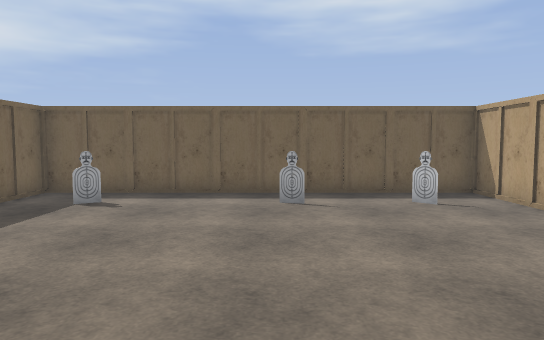
[1] (above)

16 first-person views from a walk through a level from a Godot 3-D game. The camera is 1.5 m above the floor, tilts 4° down and sees 70° across. Doors that lead somewhere are drawn open, without their leaves. The floor is counted in squares, 1 m on a side. Each view is taken from the middle of a square. On the plan, view 1 faces up. The plan holds only what a view shows up to about 17 squares ahead; the rest is blank. The place goes on beyond the plan. Some surface patterns are stand-ins.

[2]
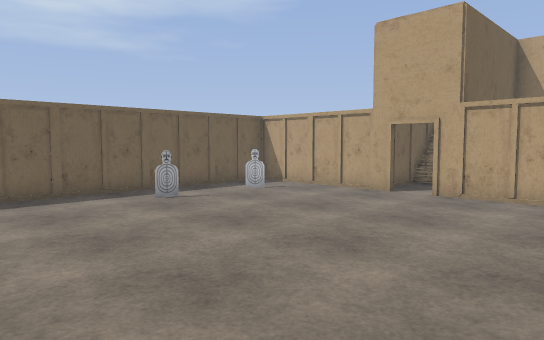

[3]
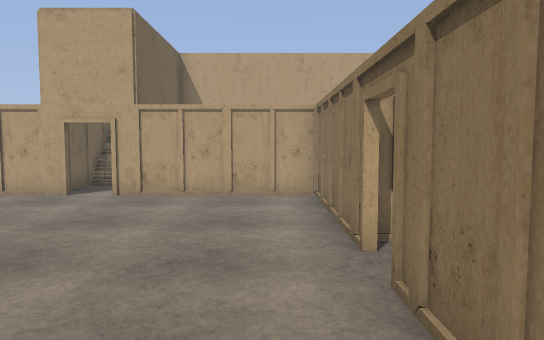

[4]
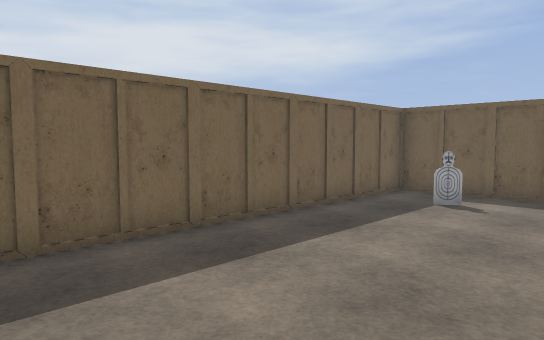

[5]
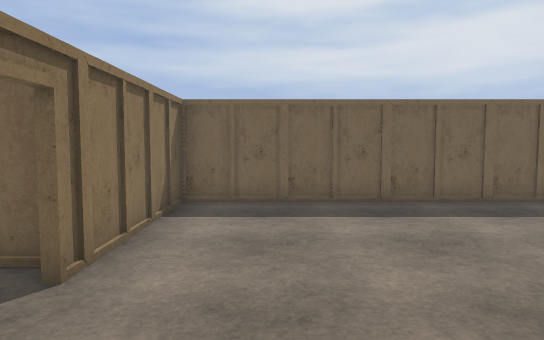

[6]
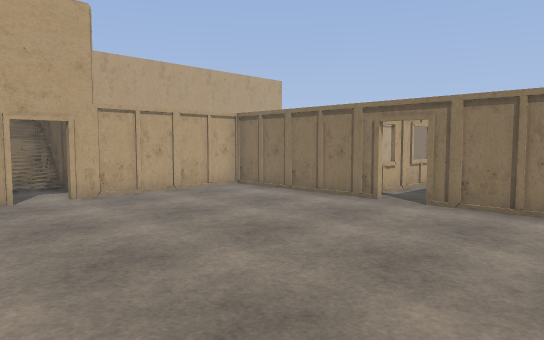

[7]
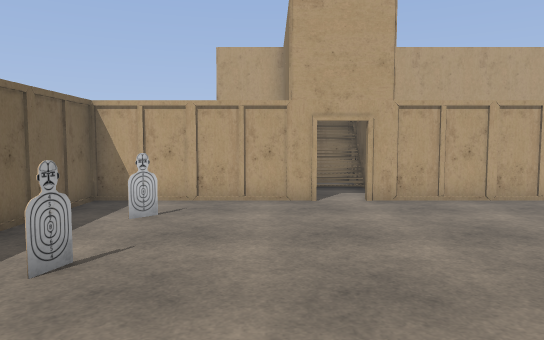

[8]
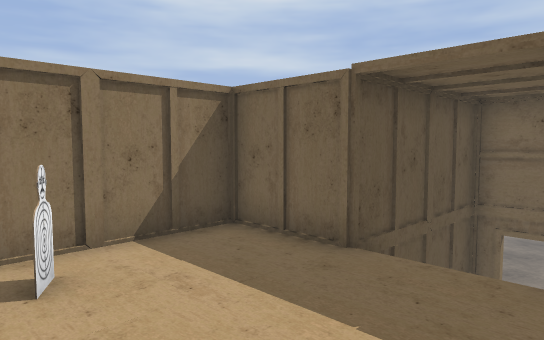

[9]
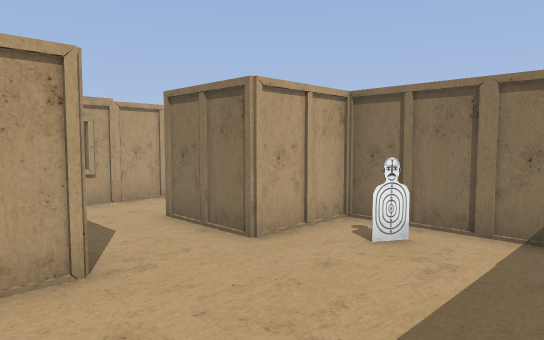

[10]
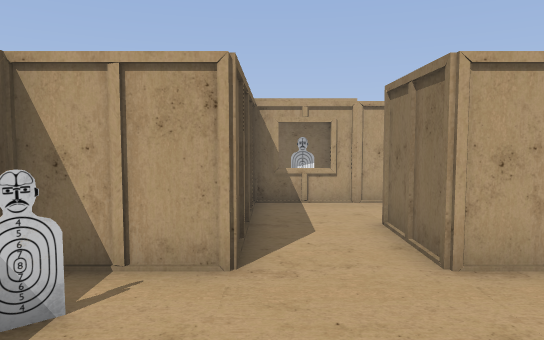

[11]
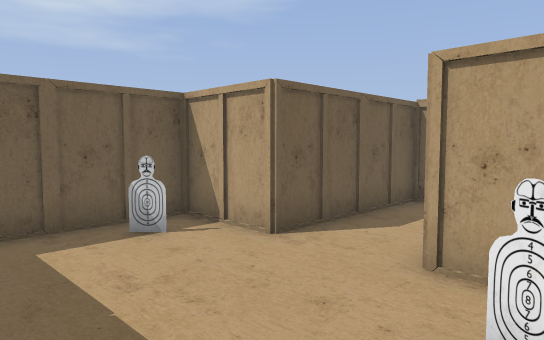

[12]
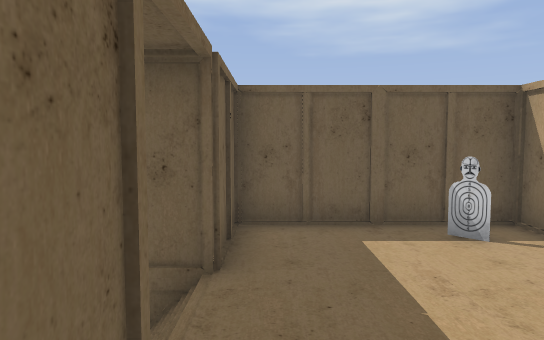

[13]
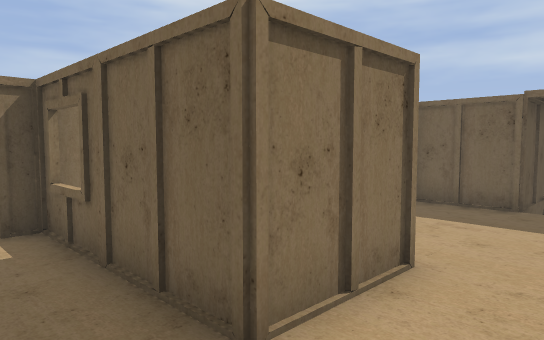

[14]
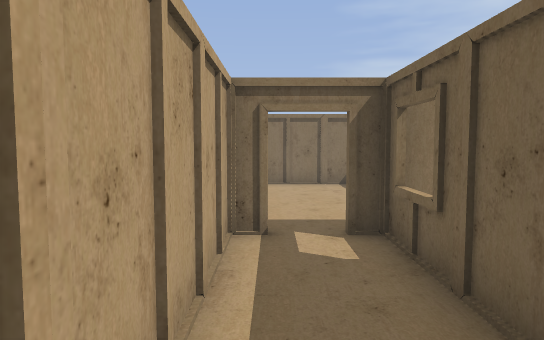

[15]
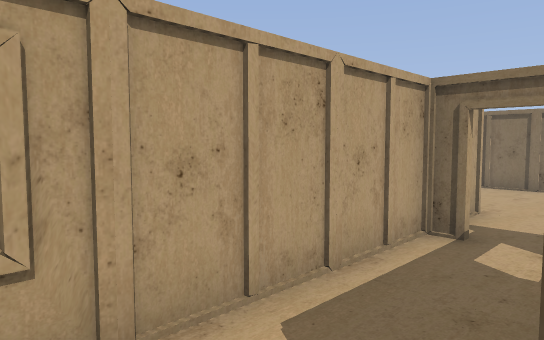

[16]
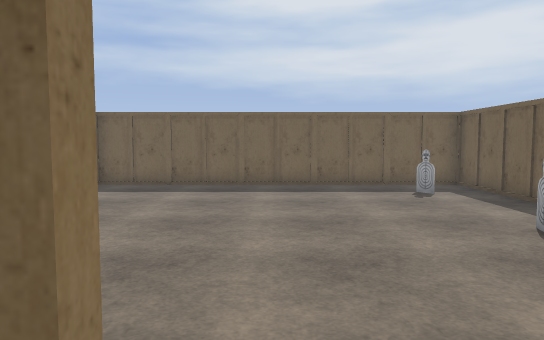

### Floor plan
Key: @ floor where view 1 was taken; # wall or solid block; x gap in a wall; . main floor; : floor 2.75 m higher than the main floor; / step, stairs or slope; D open door; = window, fence, low wall or low ledge; T target.
Columns run from 7 left of view 1 to 22 right of it. Each row starts with its distance up from view 1.
 12 ##############
 11 #............#
 10 #.T....T...T.#
  9 #............#    #######
  8 #............#    #:::T:#
  7 #............######:::::######
  6 #............#..///::::::::::#
  5 #............D..///::::::::::#
  4 #............######:::::###::#
  3 #............#    #:::T:###::#
  2 #............#    #:::x:###::#
  1 #............#    #########::#
  0 #......@.....#    #       =::#
 -1 ######DD######    #      ##DD#
 -2                   #
 -3                   #

Positions as (right, up) in squares from view 1, and headings:
1: (0, 0), facing up
2: (-5, 0), facing up-right
3: (-5, 0), facing right
4: (-1, 0), facing up-left
5: (3, 1), facing left
6: (-5, 8), facing down-right
7: (-4, 7), facing right
8: (16, 7), facing down-left
9: (12, 8), facing down-right
10: (12, 6), facing right
11: (12, 2), facing up-right
12: (12, 2), facing up
13: (21, 6), facing down-left
14: (21, 5), facing down
15: (19, 5), facing down-right
16: (7, 5), facing left
